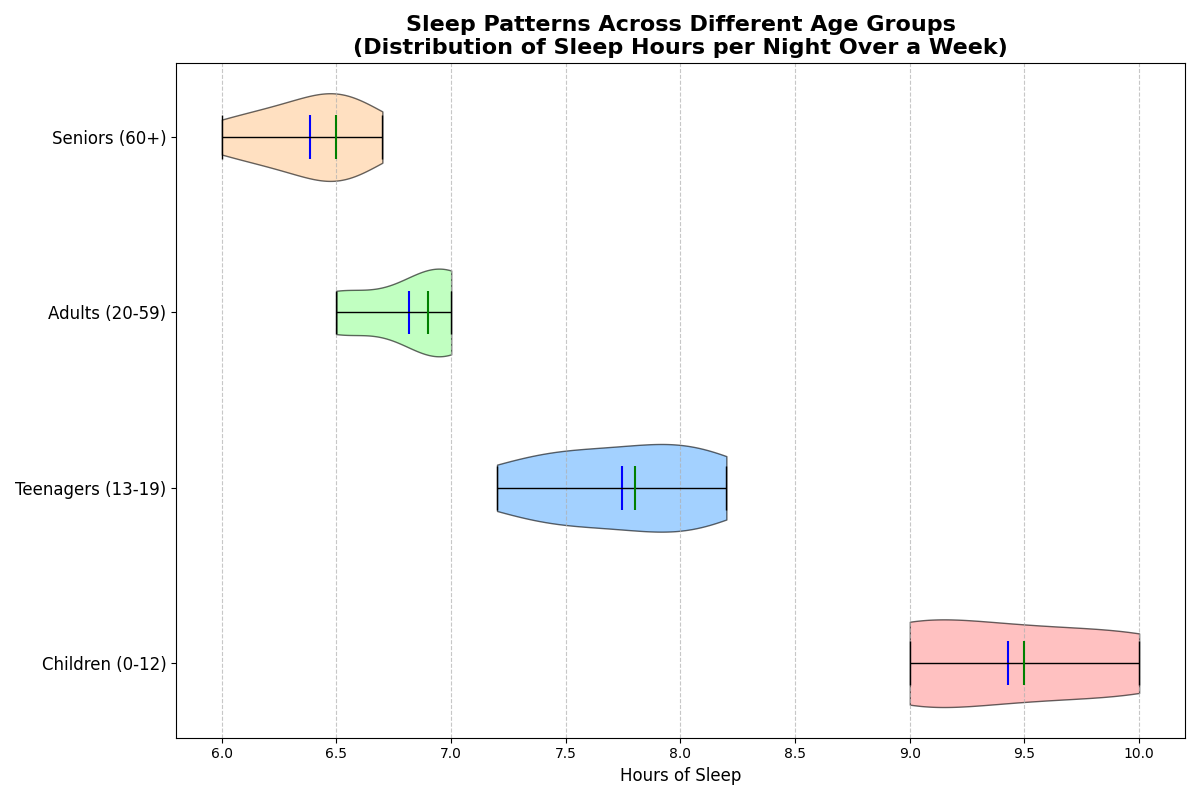

Python code for this plot:
import matplotlib.pyplot as plt
import numpy as np

age_groups = ['Children (0-12)', 'Teenagers (13-19)', 'Adults (20-59)', 'Seniors (60+)']

children_sleep = [9.5, 9, 9, 10, 10, 9.5, 9]
teenagers_sleep = [7.5, 7.2, 8, 8.2, 7.5, 7.8, 8]
adults_sleep = [6.8, 7, 7, 6.5, 6.9, 6.5, 7]
seniors_sleep = [6.5, 6, 6.3, 6.5, 6.7, 6.2, 6.5]

data = [children_sleep, teenagers_sleep, adults_sleep, seniors_sleep]

fig, axs = plt.subplots(1, 1, figsize=(12, 8))
violin = axs.violinplot(data, vert=False, showmeans=True, showextrema=True, showmedians=True)

colors = ['#ff9999', '#66b3ff', '#99ff99', '#ffcc99']
for i, pc in enumerate(violin['bodies']):
    pc.set_facecolor(colors[i % len(colors)])
    pc.set_edgecolor('black')
    pc.set_alpha(0.6)

violin['cmeans'].set_color('blue')
violin['cmedians'].set_color('green')
for partname in ('cbars', 'cmins', 'cmaxes'):
    vp = violin[partname]
    vp.set_edgecolor('black')
    vp.set_linewidth(1)

axs.set_title("Sleep Patterns Across Different Age Groups\n(Distribution of Sleep Hours per Night Over a Week)", fontsize=16, fontweight='bold')
axs.set_xlabel("Hours of Sleep", fontsize=12)
axs.set_yticks(np.arange(1, len(age_groups) + 1))
axs.set_yticklabels(age_groups, fontsize=12)
axs.grid(axis='x', linestyle='--', alpha=0.7)
plt.tight_layout()
plt.show()
